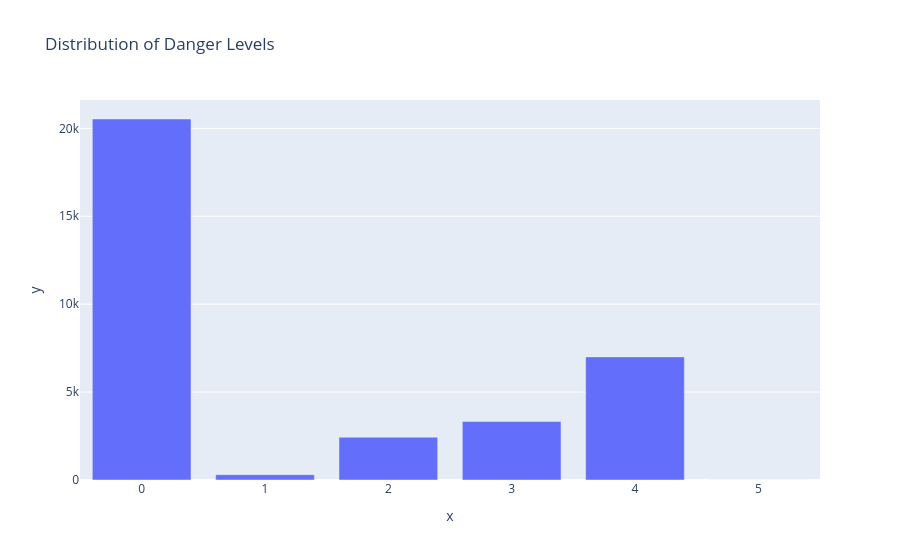

The notebook cell this image was saved under:
### Code cell
# Create the bar chart using Plotly Express without altering the DataFrame
fig = px.bar(df['DangerLevel'].value_counts(), x=df['DangerLevel'].unique(), y=df['DangerLevel'].value_counts(), 
             title='Distribution of Danger Levels')

# Show the plot
fig.show()

### Figure 1 — Plotly figure (JSON) as saved in the notebook; plotly's stock layout.template omitted (floating-point values rounded to 4 significant figures)
{"data": [{"alignmentgroup": "True", "hovertemplate": "x=%{x}<br>y=%{y}<extra></extra>", "legendgroup": "", "marker": {"color": "#636efa", "pattern": {"shape": ""}}, "name": "", "offsetgroup": "", "orientation": "v", "showlegend": false, "textposition": "auto", "type": "bar", "x": [0, 4, 3, 2, 1, 5], "xaxis": "x", "y": [20533, 7002, 3328, 2435, 304, 1], "yaxis": "y"}], "layout": {"barmode": "relative", "legend": {"tracegroupgap": 0}, "title": {"text": "Distribution of Danger Levels"}, "xaxis": {"anchor": "y", "domain": [0, 1], "title": {"text": "x"}}, "yaxis": {"anchor": "x", "domain": [0, 1], "title": {"text": "y"}}}}
